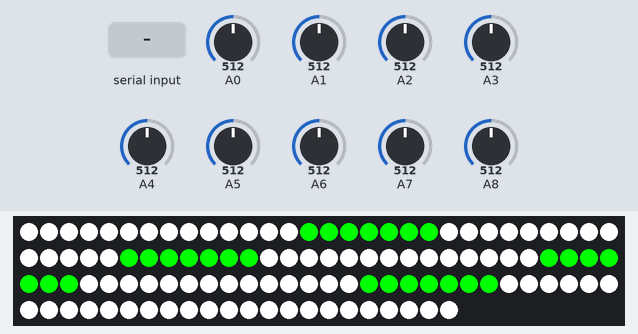
Bench run of a sketch on a simulated Arduino Mega 2560, built with avr-gcc and run on an emulated ATmega2560. On the bench: 112 RGB LEDs in strip order, left to right, continuing on the next row. Inputs (shaded band) come from the test bench; at power-on: A0 = 512, A5 = 512, A1 = 512, A3 = 512, A2 = 512, A4 = 512, A6 = 512, A7 = 512, A8 = 512. What the sketch prints to the serial monitor is not drawn.

Above: at 1.2 s.
1.3 s: A0 set to 188
2.8 s: A0 set to 167
4.3 s: "A" received over Serial
At 5.1 s:
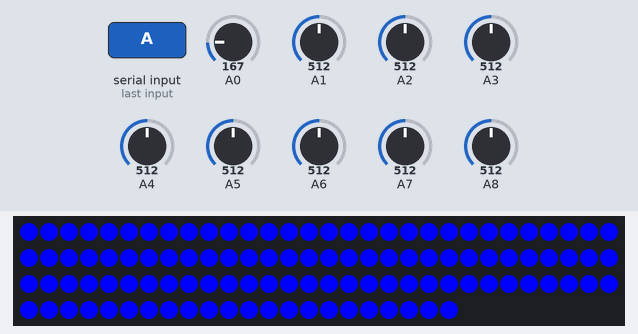
5.8 s: A5 set to 30
7.4 s: A1 set to 30
10.4 s: A3 set to 30
At 11.0 s:
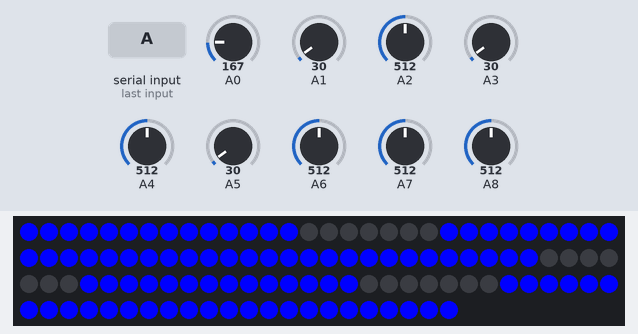
Timing chart, 0 to 13.4 s (numbered marks = the images above; inputs shaded):
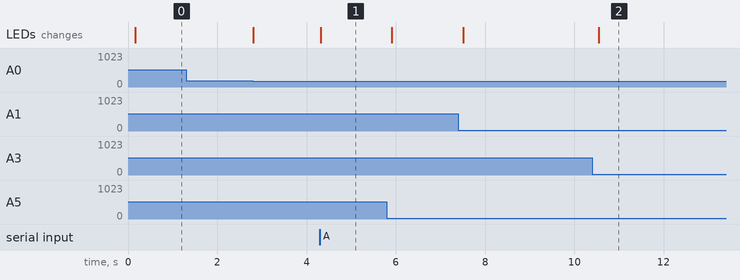

Measured:
- after the input at 4.3 s, the LEDs: change at once (image 1)
- after the input at 10.4 s, the LEDs: change after 0.15 s (image 2)

The sketch:

Twister_Final.ino
```cpp
#include <FastLED.h>
#define LED_PIN     7
#define NUM_LEDS    112  //112
CRGB leds[NUM_LEDS];

const int numReadings = 10;

int incomingByte;

int standard = 180;

int readings[numReadings];      // the readings from the analog input
int readIndex = 0;              // the index of the current reading
int total = 0;                  // the running total
int average = 0;                // the average

int readingsB[numReadings];      // the readings from the analog input
int readIndexB = 0;              // the index of the current reading
int totalB = 0;                  // the running total
int averageB = 0;                // the average

int readingsC[numReadings];      // the readings from the analog input
int readIndexC = 0;              // the index of the current reading
int totalC = 0;                  // the running total
int averageC = 0;                // the average

int readingsD[numReadings];      // the readings from the analog input
int readIndexD = 0;              // the index of the current reading
int totalD = 0;                  // the running total
int averageD = 0;                // the average

int readingsE[numReadings];      // the readings from the analog input
int readIndexE = 0;              // the index of the current reading
int totalE = 0;                  // the running total
int averageE = 0;                // the average

int readingsF[numReadings];      // the readings from the analog input
int readIndexF = 0;              // the index of the current reading
int totalF = 0;                  // the running total
int averageF = 0;                // the average

int readingsG[numReadings];      // the readings from the analog input
int readIndexG = 0;              // the index of the current reading
int totalG = 0;                  // the running total
int averageG = 0;                // the average

int readingsH[numReadings];      // the readings from the analog input
int readIndexH = 0;              // the index of the current reading
int totalH = 0;                  // the running total
int averageH = 0;                // the average

int readingsI[numReadings];      // the readings from the analog input
int readIndexI = 0;              // the index of the current reading
int totalI = 0;                  // the running total
int averageI = 0;                // the average

int count = 0;

boolean limbDownA = false;
boolean limbDownB = false;
boolean limbDownC = false;
boolean limbDownD = false;
boolean limbDownE = false;
boolean limbDownF = false;
boolean limbDownG = false;
boolean limbDownH = false;
boolean limbDownI = false;

boolean detA = false;
boolean detB = false;
boolean detC = false;
boolean detD = false;
boolean detE = false;
boolean detF = false;
boolean detG = false;
boolean detH = false;
boolean detI = false;

int SerialInputA = 0;
int SerialInputB = 0;
int SerialInputC = 0;
int SerialInputD = 0;
int SerialInputE = 0;
int SerialInputF = 0;
int SerialInputG = 0;
int SerialInputH = 0;
int SerialInputI = 0;

void setup() {
  FastLED.addLeds<WS2812, LED_PIN, GRB>(leds, NUM_LEDS);
  Serial.begin(9600);

  for (int thisReading = 0; thisReading < numReadings; thisReading++) {
    readings[thisReading] = 0;
  }


}
void loop() {
  SerialInputA = analogRead(A0);
  SerialInputB = analogRead(A1);
  SerialInputC = analogRead(A2);
  SerialInputD = analogRead(A3);
  SerialInputE = analogRead(A4);
  SerialInputF = analogRead(A5);
  SerialInputG = analogRead(A6);
  SerialInputH = analogRead(A7);
  SerialInputI = analogRead(A8);

  if (Serial.available() > 0) {
    // read the oldest byte in the serial buffer:
    incomingByte = Serial.read();
  }

  total = total - readings[readIndex];
  readings[readIndex] = SerialInputA;
  total = total + readings[readIndex];
  readIndex = readIndex + 1;
  if (readIndex >= numReadings) {
    readIndex = 0;
  }

  average = total / numReadings;


  totalB = totalB - readingsB[readIndexB];
  readingsB[readIndexB] = SerialInputB;
  totalB = totalB + readingsB[readIndexB];
  readIndexB = readIndexB + 1;
  if (readIndexB >= numReadings) {
    readIndexB = 0;
  }

  averageB = totalB / numReadings;

  totalC = totalC - readingsC[readIndexC];
  readingsC[readIndexC] = SerialInputC;
  totalC = totalC + readingsC[readIndexC];
  readIndexC = readIndexC + 1;
  if (readIndexC >= numReadings) {
    readIndexC = 0;
  }

  averageC = totalC / numReadings;


  totalD = totalD - readingsD[readIndexD];
  readingsD[readIndexD] = SerialInputD;
  totalD = totalD + readingsD[readIndexD];
  readIndexD = readIndexD + 1;
  if (readIndexD >= numReadings) {
    readIndexD = 0;
  }

  averageD = totalD / numReadings;


  totalE = totalE - readingsE[readIndexE];
  readingsE[readIndexE] = SerialInputE;
  totalE = totalE + readingsE[readIndexE];
  readIndexE = readIndexE + 1;
  if (readIndexE >= numReadings) {
    readIndexE = 0;
  }

  averageE = totalE / numReadings;

  totalF = totalF - readingsF[readIndexF];
  readingsF[readIndexF] = SerialInputF;
  totalF = totalF + readingsF[readIndexF];
  readIndexF = readIndexF + 1;
  if (readIndexF >= numReadings) {
    readIndexF = 0;
  }

  averageF = totalF / numReadings;

  totalG = totalG - readingsG[readIndexG];
  readingsG[readIndexG] = SerialInputG;
  totalG = totalG + readingsG[readIndexG];
  readIndexG = readIndexG + 1;
  if (readIndexG >= numReadings) {
    readIndexG = 0;
  }

  averageG = totalG / numReadings;

  totalH = totalH - readingsH[readIndexH];
  readingsH[readIndexH] = SerialInputH;
  totalH = totalH + readingsH[readIndexH];
  readIndexH = readIndexH + 1;
  if (readIndexH >= numReadings) {
    readIndexH = 0;
  }

  averageH = totalH / numReadings;

  totalI = totalI - readingsI[readIndexI];
  readingsI[readIndexI] = SerialInputI;
  totalI = totalI + readingsI[readIndexI];
  readIndexI = readIndexI + 1;
  if (readIndexI >= numReadings) {
    readIndexI = 0;
  }

  averageI = totalI / numReadings;


  if (incomingByte == 'A') {
    detA = true;
  }
  if (incomingByte == 'J') {
    detA = false;
  }

  if (incomingByte == 'B') {
    detB = true;
  }
  if (incomingByte == 'K') {
    detB = false;
  }

  if (incomingByte == 'C') {
    detC = true;
  }
  if (incomingByte == 'L') {
    detC = false;
  }

  if (incomingByte == 'D') {
    detD = true;
  }
  if (incomingByte == 'M') {
    detD = false;
  }

  if (incomingByte == 'E') {
    detE = true;
  }
  if (incomingByte == 'N') {
    detE = false;
  }

  if (incomingByte == 'F') {
    detF = true;
  }
  if (incomingByte == 'O') {
    detF = false;
  }

  if (incomingByte == 'G') {
    detG = true;
  }
  if (incomingByte == 'P') {
    detG = false;
  }

  if (incomingByte == 'H') {
    detH = true;
  }
  if (incomingByte == 'Q') {
    detH = false;
  }

  if (incomingByte == 'I') {
    detI = true;
  }
  if (incomingByte == 'R') {
    detI = false;
  }


  pressA();
  detectA();

  pressB();
  detectB();

  pressC();
  detectC();

  pressD();
  detectD();

  pressE();
  detectE();

  pressF();
  detectF();

  pressG();
  detectG();

  pressH();
  detectH();

  pressI();
  detectI();

//  Serial.println(SerialInputF);
  //
  //  Serial.print("A: ");
  //  Serial.println(average);
  //
  //  Serial.print("B: ");
  //  Serial.println(averageB);


  //
  //  Serial.print ("Average A: ");
  //  Serial.print (average);
  //  Serial.print(" ,");
  //  Serial.println(count);
  //
  //
  //
  //  Serial.print ("Average B: ");
  //  Serial.print (averageB);
  //  Serial.print(" ,");
  //
  //  Serial.println(count);
  //
  //  Serial.println("pressed:A ");
  //  Serial.println
}

void pressA() {

  if (average > standard && !limbDownA) {
    if (count % 2 == 0) {
      LedAwhite();
    }

    if (count % 2 == 1) {
      LedAgreen();
    }
    FastLED.show();
    count += 1;

    limbDownA = true;

  }

  if (average < standard) {
    limbDownA = false;
    for ( int i = 0; i < 14; i++) {
      leds[i] = CRGB(0, 0, 0);
    }
    FastLED.show();
  }

}

void detectA() {
  if (detA) {
    if (average < standard) {
      loseSequence();
    }
  }
}

void pressB() {

  if (averageB > standard && !limbDownB) {
    if (count % 2 == 0) {
      LedBwhite();
    }

    if (count % 2 == 1) {
      LedBgreen();
    }
    count += 1;
    limbDownB = true;
    FastLED.show();

  }

  if (averageB < standard) {
    for ( int i = 77; i < 84; i++) {
      leds[i] = CRGB(0, 0, 0);
    }
    limbDownB = false;
    FastLED.show();
  }

}

void detectB() {
  if (detB) {
    if (averageB < standard) {
      loseSequence();
    }
  }
}

void pressC() {
  if (averageC > standard && !limbDownC) {
    if (count % 2 == 0) {
      LedCwhite();
    }

    if (count % 2 == 1) {
      LedCgreen();
    }
    count += 1;
    limbDownC = true;
    FastLED.show();

  }

  if (averageC < standard) {
    for ( int i = 63; i < 77; i++) {
      leds[i] = CRGB(0, 0, 0);
    }
    limbDownC = false;
    FastLED.show();
  }
}

void detectC() {
  if (detC) {
    if (averageC < standard) {
      loseSequence();
    }
  }
}

void pressD() {
  if (averageD > standard && !limbDownD) {
    if (count % 2 == 0) {
      LedDwhite();
    }

    if (count % 2 == 1) {
      LedDgreen();
    }
    count += 1;
    limbDownD = true;
    FastLED.show();

  }

  if (averageD < standard) {
    for ( int i = 14; i < 21; i++) {
      leds[i] = CRGB(0, 0, 0);
    }
    limbDownD = false;
    FastLED.show();
  }
}

void detectD() {
  if (detD) {
    if (averageD < standard) {
      loseSequence();
    }
  }
}

void pressE() {
  if (averageE > standard && !limbDownE) {
    if (count % 2 == 0) {
      LedEwhite();
    }

    if (count % 2 == 1) {
      LedEgreen();
    }
    count += 1;
    limbDownE = true;
    FastLED.show();

  }

  if (averageE < standard) {
    for ( int i = 84; i < 112; i++) {
      leds[i] = CRGB(0, 0, 0);
    }
    limbDownE = false;
    FastLED.show();
  }
}

void detectE() {
  if (detE) {
    if (averageE < standard) {
      loseSequence();
    }
  }
}

void pressF() {
  if (averageF > standard && !limbDownF) {
    if (count % 2 == 0) {
      LedFwhite();
    }

    if (count % 2 == 1) {
      LedFgreen();
    }
    count += 1;
    limbDownF = true;
    FastLED.show();

  }

  if (averageF < standard) {
    for ( int i = 56; i < 63; i++) {
      leds[i] = CRGB(0, 0, 0);
    }
    limbDownF = false;
    FastLED.show();
  }
}

void detectF() {
  if (detF) {
    if (averageF < standard) {
      loseSequence();
    }
  }
}

void pressG() {
  if (averageG > standard && !limbDownG) {
    if (count % 2 == 0) {
      LedGwhite();
    }

    if (count % 2 == 1) {
      LedGgreen();
    }
    count += 1;
    limbDownG = true;
    FastLED.show();

  }

  if (averageG < standard) {
    for ( int i = 21; i < 35; i++) {
      leds[i] = CRGB(0, 0, 0);
    }
    limbDownG = false;
    FastLED.show();
  }
}

void detectG() {
  if (detG) {
    if (averageG < standard) {
      loseSequence();
    }
  }
}

void pressH() {
  if (averageH > standard && !limbDownH) {
    if (count % 2 == 0) {
      LedHwhite();
    }

    if (count % 2 == 1) {
      LedHgreen();
    }
    count += 1;
    limbDownH = true;
    FastLED.show();

  }

  if (averageH < standard) {
    for ( int i = 35; i < 42; i++) {
      leds[i] = CRGB(0, 0, 0);
    }
    limbDownH = false;
    FastLED.show();
  }
}

void detectH() {
  if (detH) {
    if (averageH < standard) {
      loseSequence();
    }
  }
}

void pressI() {
  if (averageI > standard && !limbDownI) {
    if (count % 2 == 0) {
      LedIwhite();
    }

    if (count % 2 == 1) {
      LedIgreen();
    }
    count += 1;
    limbDownI = true;
    FastLED.show();

  }

  if (averageI < standard) {
    for ( int i = 42; i < 56; i++) {
      leds[i] = CRGB(0, 0, 0);
    }
    limbDownI = false;
    FastLED.show();
  }
}

void detectI() {
  if (detI) {
    if (averageI < standard) {
      loseSequence();
    }
  }
}


void LedAwhite() {
  for ( int i = 0; i < 14; i++) {
    leds[i] = CRGB(255, 255, 255);
  }
}

void LedAgreen() {
  for ( int i = 0; i < 14; i++) {
    leds[i] = CRGB(0, 255, 0);
  }
}

void LedBwhite() {
  for ( int i = 77; i < 84; i++) {
    leds[i] = CRGB(255, 255, 255);
  }
}

void LedBgreen() {
  for ( int i = 77; i < 84; i++) {
    leds[i] = CRGB(0, 255, 0);
  }
}

void LedCwhite() {
  for ( int i = 63; i < 77; i++) {
    leds[i] = CRGB(255, 255, 255);
  }
}

void LedCgreen() {
  for ( int i = 63; i < 77; i++) {
    leds[i] = CRGB(0, 255, 0);
  }
}

void LedDwhite() {
  for ( int i = 14; i < 21; i++) {
    leds[i] = CRGB(255, 255, 255);
  }
}

void LedDgreen() {
  for ( int i = 14; i < 21; i++) {
    leds[i] = CRGB(0, 255, 0);
  }
}

void LedEwhite() {
  for ( int i = 84; i < 112; i++) {
    leds[i] = CRGB(255, 255, 255);
  }
}

void LedEgreen() {
  for ( int i = 84; i < 112; i++) {
    leds[i] = CRGB(0, 255, 0);
  }
}

void LedFwhite() {
  for ( int i = 56; i < 63; i++) {
    leds[i] = CRGB(255, 255, 255);
  }
}

void LedFgreen() {
  for ( int i = 56; i < 63; i++) {
    leds[i] = CRGB(0, 255, 0);
  }
}

void LedGwhite() {
  for ( int i = 21; i < 35; i++) {
    leds[i] = CRGB(255, 255, 255);
  }
}

void LedGgreen() {
  for ( int i = 21; i < 35; i++) {
    leds[i] = CRGB(0, 255, 0);
  }
}

void LedHwhite() {
  for ( int i = 35; i < 42; i++) {
    leds[i] = CRGB(255, 255, 255);
  }
}

void LedHgreen() {
  for ( int i = 35; i < 42; i++) {
    leds[i] = CRGB(0, 255, 0);
  }
}

void LedIwhite() {
  for ( int i = 42; i < 56; i++) {
    leds[i] = CRGB(255, 255, 255);
  }
}

void LedIgreen() {
  for ( int i = 42; i < 56; i++) {
    leds[i] = CRGB(0, 255, 0);
  }
}

void loseSequence() {
  for (int i; i < 112; i++) {
    leds[i] = CRGB(0, 0, 255);
  }
  FastLED.show();
  Serial.println("lose");
}
```
